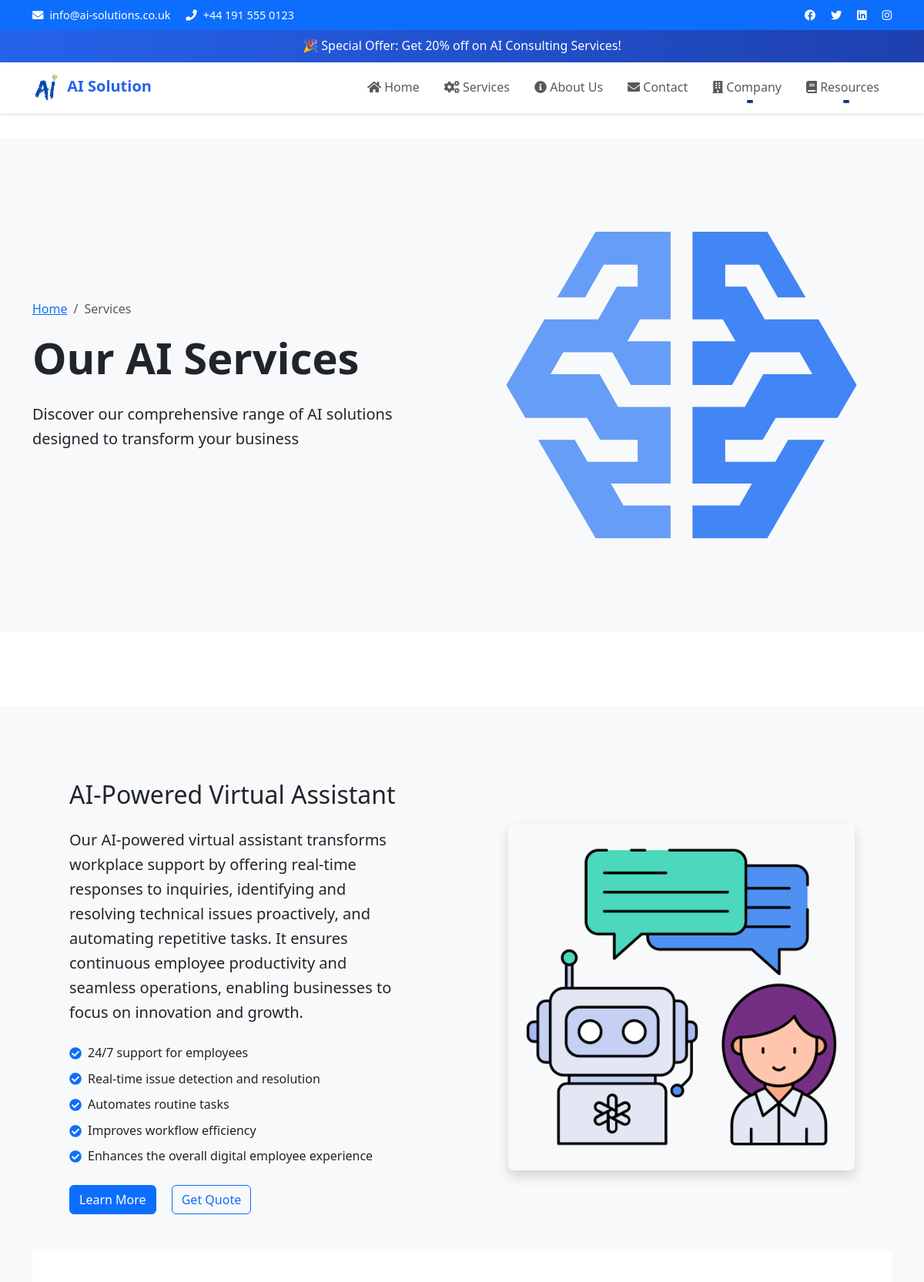
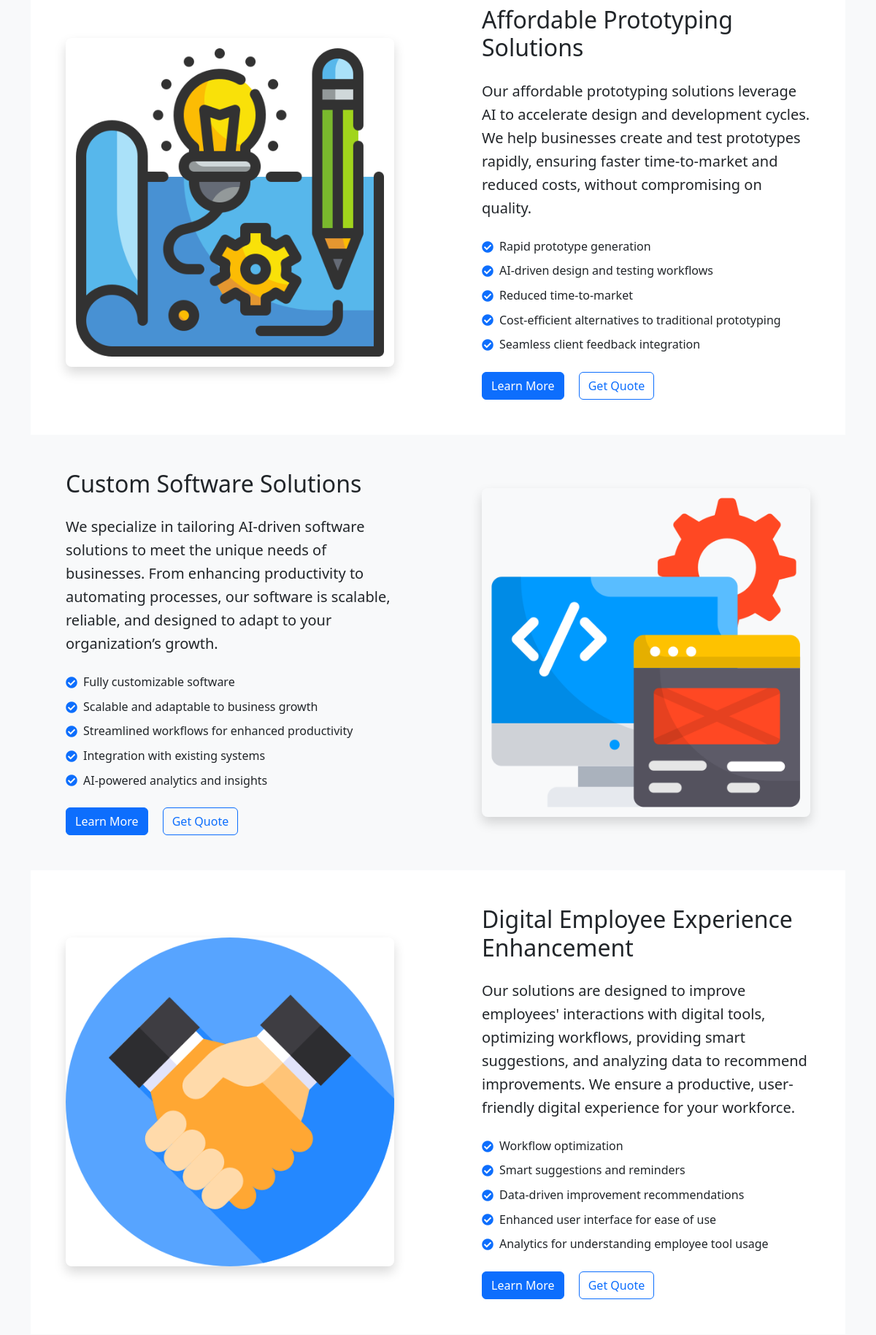
Page /services/ (upper part) on the committed database (2 pictures, top to bottom).
### main/models.py (models this page shows, shortened)
class Service(models.Model):
    title = models.CharField(max_length=200)
    category = models.ForeignKey(ServiceCategory, on_delete=models.SET_NULL, null=True, blank=True)
    description = models.TextField()
    icon = models.ImageField(upload_to='services/', null=True, blank=True)
    created_date = models.DateTimeField(auto_now_add=True)
    updated_date = models.DateTimeField(auto_now=True)
    short_description = models.CharField(max_length=200, help_text="Brief description for cards")
    features = models.JSONField(null=True, blank=True, help_text="List of service features")
    slug = models.SlugField(unique=True)

### main/views.py (the view)
# urls.py: path('services/', views.ServiceListView.as_view(), name='service_list'),
class ServiceListView(ListView):
    model = Service
    template_name = 'main/service_list.html'
    context_object_name = 'services'
    def get_context_data(self, **kwargs):
        context = super().get_context_data(**kwargs)
        context['service_categories'] = ServiceCategory.objects.all()
        context['technologies'] = Technology.objects.all()
        context['faqs'] = FAQ.objects.filter(category='service')
        return context

### main/templates/main/service_list.html (shortened to what this page needs)
{% extends 'main/base.html' %}
{% load static %}
{% load custom_filters %}
{% block content %}
<section class="page-hero bg-light py-5">
    <div class="container">
        <div class="row align-items-center">
            <div class="col-lg-6" data-aos="fade-right">
                <nav aria-label="breadcrumb">
                    <ol class="breadcrumb">
                        <li class="breadcrumb-item"><a href="{% url 'main:home' %}">Home</a></li>
                        <li class="breadcrumb-item active">Services</li>
                    </ol>
                </nav>
                <h1 class="display-4 fw-bold mb-4">Our AI Services</h1>
                <p class="lead mb-4">Discover our comprehensive range of AI solutions designed to transform your business</p>
            </div>
            <div class="col-lg-6" data-aos="fade-left">
                <img src="{% static 'images/services-hero.svg' %}" alt="AI Services" class="img-fluid">
            </div>
        </div>
    </div>
</section>
<section class="service-categories py-5">
</section>
<section class="detailed-services py-5 bg-light">
    <div class="container">
        {% for service in services %}
        <div class="service-detail-card {% if forloop.counter|divisibleby:2 %}bg-white{% endif %}" data-aos="fade-up">
            <div class="row align-items-center {% if forloop.counter|divisibleby:2 %}flex-row-reverse{% endif %}">
                <div class="col-lg-6">
                    <div class="service-content p-5">
                        <h2 class="mb-4">{{ service.title }}</h2>
                        <p class="lead mb-4">{{ service.description }}</p>
                        {% if service.features %}
                        <div class="service-features mb-4">
                            {% for feature in service.features %}
                            <div class="feature-item">
                                <i class="fas fa-check-circle text-primary"></i>
                                <span>{{ feature }}</span>
                            </div>
                            {% endfor %}
                        </div>
                        {% endif %}
                        <div class="service-cta">
                            <a href="{% url 'main:service_detail' service.slug %}" class="btn btn-primary me-3">Learn More</a>
                            <a href="{% url 'main:contact' %}" class="btn btn-outline-primary">Get Quote</a>
                        </div>
                    </div>
                </div>
                <div class="col-lg-6">
                    <div class="service-image p-5">
                        {% if service.icon %}
                        <img src="{{ service.icon.url }}" alt="{{ service.title }}" class="img-fluid rounded-3 shadow">
                        {% endif %}
                    </div>
                </div>
            </div>
        </div>
        {% endfor %}
    </div>
</section>
{% endblock %}

### main/static/css/style.css (style rules this page uses)
:root { --primary-color: #2563eb; --secondary-color: #1e40af; --dark-color: #1f2937; --darker-color: #111827; --light-color: #f3f4f6; }
body { font-family: 'Segoe UI', Tahoma, Geneva, Verdana, sans-serif; line-height: 1.6; }
.btn { transition: all 0.3s; }
.service-features { margin: 1.5rem 0; }
.feature-item { display: flex; align-items: center; gap: 0.5rem; margin-bottom: 0.5rem; }
.feature-item i { color: var(--primary-color); }

### rows in the picture
Service: title "AI-Powered Virtual Assistant", description "Our AI-powered virtual assistant transforms workplace support by offering real-time responses to inquiries, identifying and resolving technical issues proactively, and automating repetitive tasks. It ensures continuous employee productivity and seamless operations, enabling businesses to focus on innovation and growth.", features "24/7 support for employees" "Real-time issue detection and resolution" "Automates routine tasks" "Improves workflow efficiency" "Enhances the overall digital employee experience", icon (picture)
Service: title "Affordable Prototyping Solutions", description "Our affordable prototyping solutions leverage AI to accelerate design and development cycles. We help businesses create and test prototypes rapidly, ensuring faster time-to-market and reduced costs, without compromising on quality.", features "Rapid prototype generation" "AI-driven design and testing workflows" "Reduced time-to-market" "Cost-efficient alternatives to traditional prototyping" "Seamless client feedback integration", icon (picture)
Service: title "Custom Software Solutions", description "We specialize in tailoring AI-driven software solutions to meet the unique needs of businesses. From enhancing productivity to automating processes, our software is scalable, reliable, and designed to adapt to your organization’s growth.", features "Fully customizable software" "Scalable and adaptable to business growth" "Streamlined workflows for enhanced productivity" "Integration with existing systems" "AI-powered analytics and insights", icon (picture)
Service: title "Digital Employee Experience Enhancement", description "Our solutions are designed to improve employees' interactions with digital tools, optimizing workflows, providing smart suggestions, and analyzing data to recommend improvements. We ensure a productive, user-friendly digital experience for your workforce.", features "Workflow optimization" "Smart suggestions and reminders" "Data-driven improvement recommendations" "Enhanced user interface for ease of use" "Analytics for understanding employee tool usage", icon (picture)
